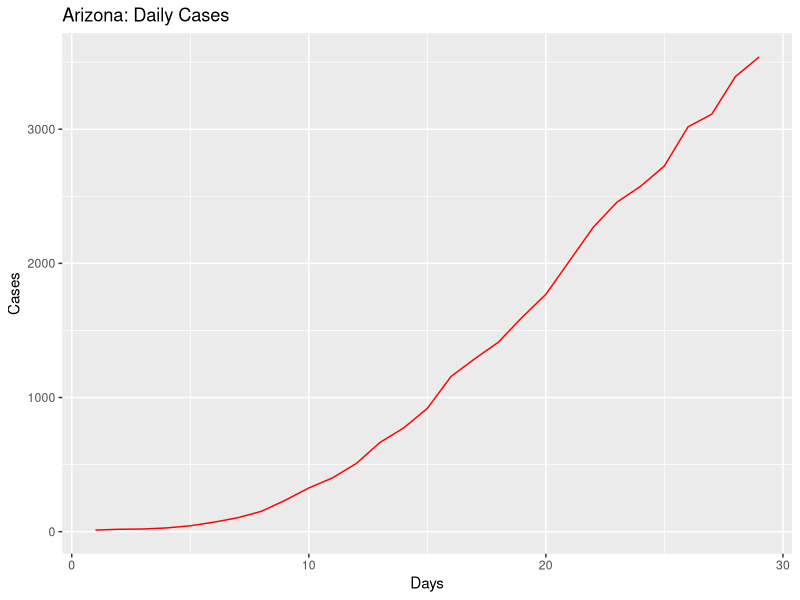
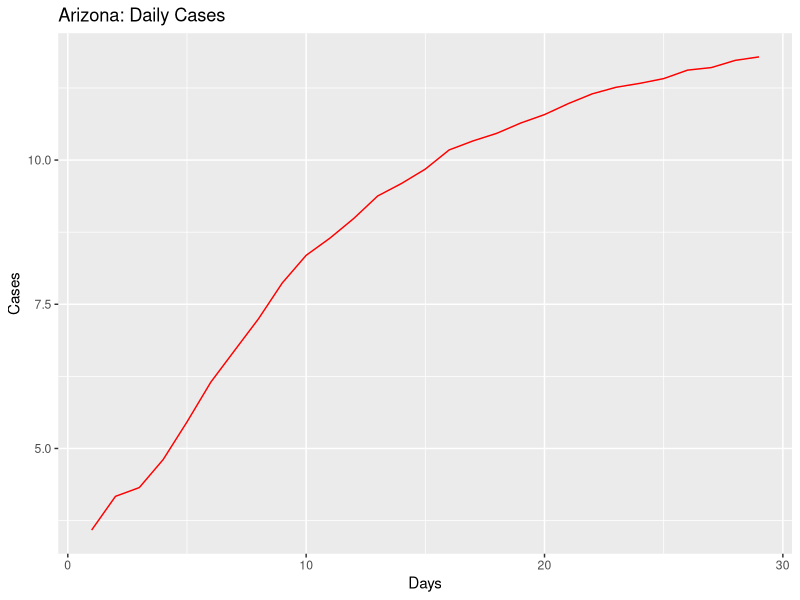
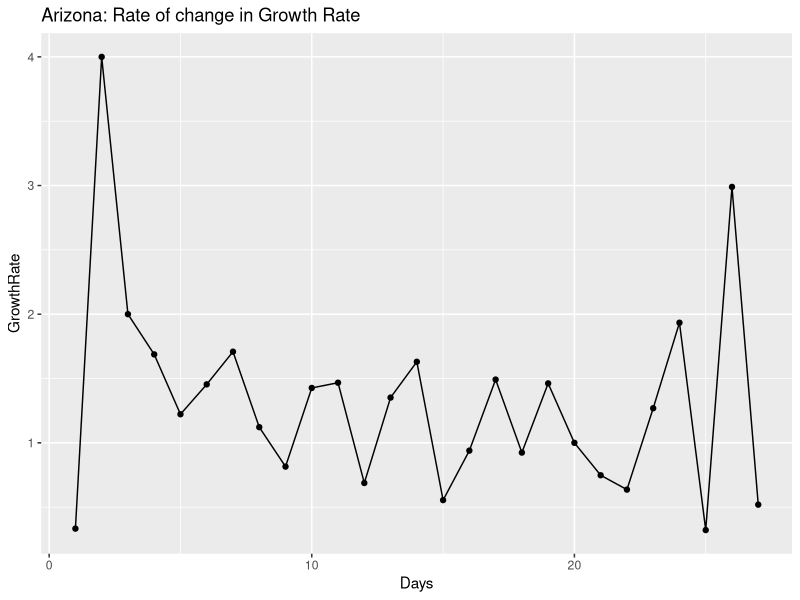
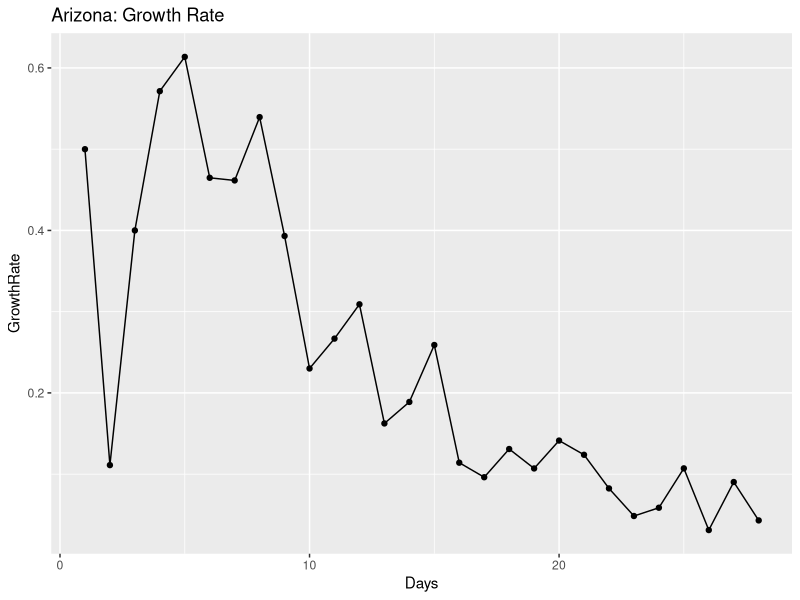
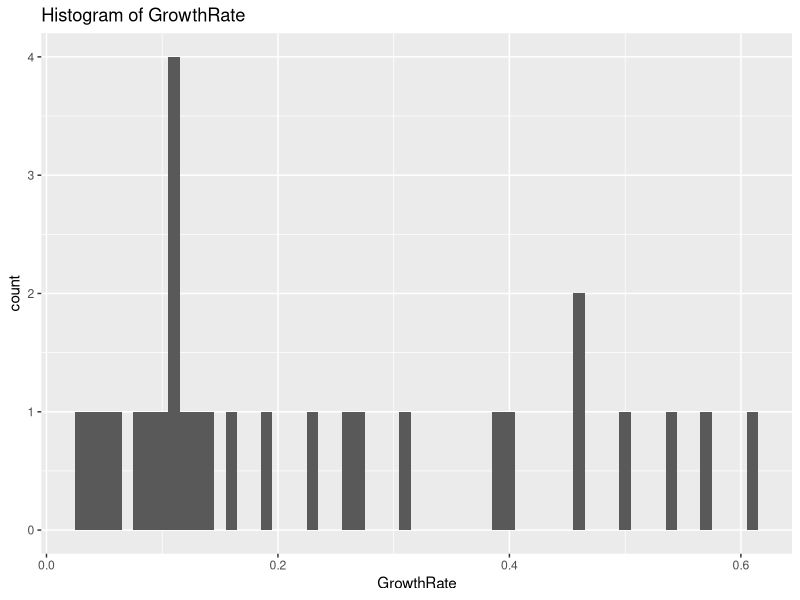
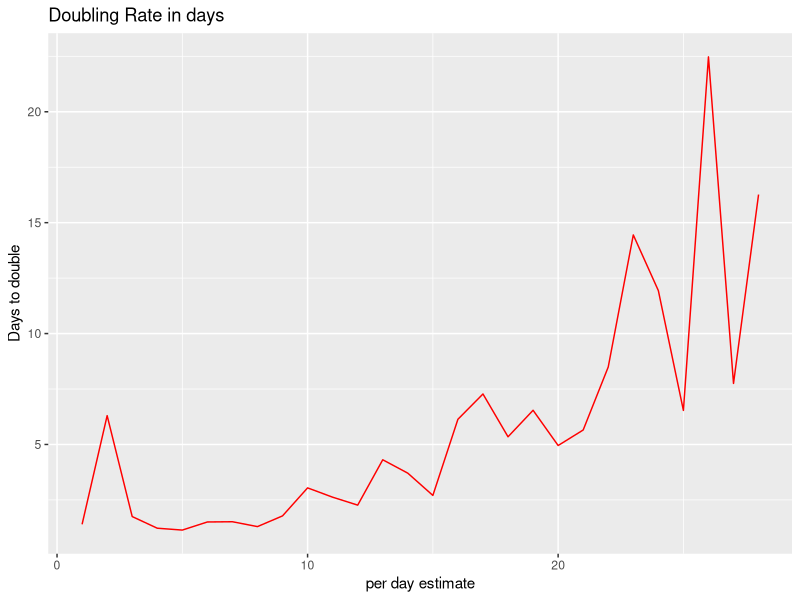
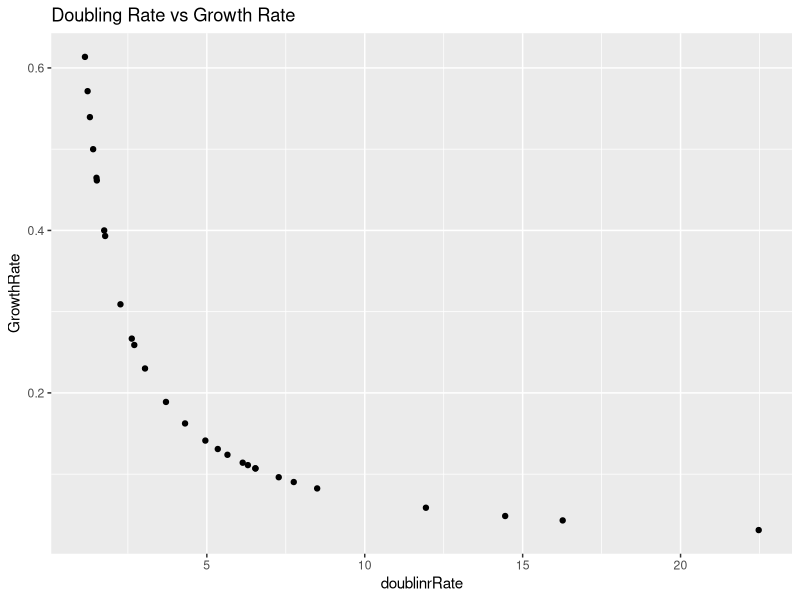
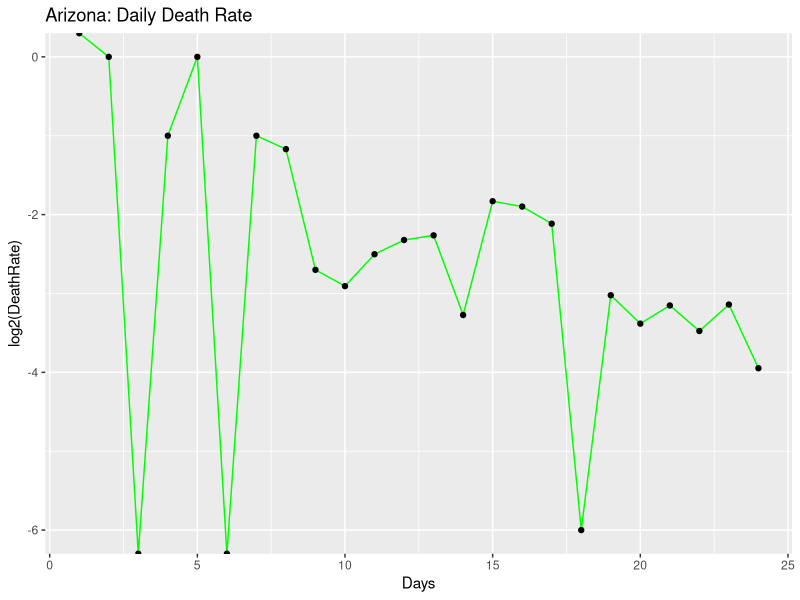

These charts were generated, in order, by the following R code:
## ---- chunk 1
knitr::opts_chunk$set(echo = TRUE)
## ---- chunk 2
library(ggplot2)
library(gridExtra)
library(dplyr)

coronaGrowth <- function(absoluteNumbers){
  growthfactor <- NULL
  absgrowth <- NULL
  for(i in 1:length(absoluteNumbers))
  {
    #print((absoluteNumbers[i]-absoluteNumbers[i+1]/absoluteNumbers[i+1])/absoluteNumbers[i+1])
    growthfactor[i] <- ((absoluteNumbers[i]-absoluteNumbers[i+1]))/(absoluteNumbers[i+1]-absoluteNumbers[i+2])  
    #growthfactor[i] <- ((absoluteNumbers[i]-absoluteNumbers[i+1]))/(absolutenumbers[i])
  }
  
  return (rev(growthfactor))
}

DailyGrowthRate <- function(absoluteNumbers)
{
  growthfactor <- NULL
  absgrowth <- NULL
  for(i in 1:length(absoluteNumbers))
  {
    #print((absoluteNumbers[i]-absoluteNumbers[i+1]/absoluteNumbers[i+1])/absoluteNumbers[i+1])
    growthfactor[i] <- ((absoluteNumbers[i]/absoluteNumbers[i+1]))-1 
    #growthfactor[i] <- ((absoluteNumbers[i]-absoluteNumbers[i+1]))/(absolutenumbers[i])
  }
  
  return (rev(growthfactor))  
}

DoublingRate <- function(absoluteNumbers)
{
  doublingrRate <- NULL
  cumsum <- NULL
  for(i in 1:length(absoluteNumbers))
  {
    
    doublingrRate[i] <- (70/(absoluteNumbers[i]*100))
    
  }
  return ((doublingrRate))  
}

#Calculate the mean and median growth rate:
MeanMediangrowthrate <- function(dataTrend1)
{
  MeanGRTrend <- NULL
  MedianGRTrend <- NULL
  
  for(i in 1:length(dataTrend1$GrowthRate))
  {
    MedianGRTrend[i] <- median(dataTrend1[1:i,"GrowthRate"])
    MeanGRTrend[i] <- mean(dataTrend1[1:i,"GrowthRate"])
  }
  
  dataTrend1$MedianGRT = MedianGRTrend
  dataTrend1$MeanGRT = MeanGRTrend
  
  return(dataTrend1)

}

#Calculate ratio of newdeaths/newcases
newDeathstonewCases <- function(absolutenumbers,totaldeaths)
{
  newCases <- NULL
  newDeaths <- NULL
  for(i in 1:length(absolutenumbers))
  {
    if(i == length(absolutenumbers))
    {
      print("reached the end")
    }else{
     newDeaths[i] = (totaldeaths[i]-totaldeaths[i+1])
     newCases[i] = (absolutenumbers[i]-absolutenumbers[i+1]) 
    }
  }
  

  days <- seq(2:length(absolutenumbers))
 return(data.frame( newDeaths = rev(newDeaths),newCases = rev(newCases),Days = days))
 
}

#Calculate ratio of deaths to totalCases
totalDeathstoCases <- function(absolutenumbers,totaldeaths)
{
  ratio <- NULL
  for(i in 1:length(absolutenumbers))
  {

     ratio[i] = (totaldeaths[i])/(absolutenumbers[i]) 
  }
  
  return(rev(ratio))
}
## ---- chunk 3
#Arizona

absolutenumbers <- c(3539,3393,3112,3018,2726,2575,2456,2269,2019,1769,1598,1413,1289,1157,919,773,665,508,401,326,234,152,104,71,44,28,20,18,12)

totaldeaths <- c(115,108,97,89,80,73,65,64,52,41,32,29,24,20,17,15,13,9,6,6,3,2,2,1,0,0,0,0,0)

#America
#absolutenumbers <- c(101.7*1000,83.8*1000,65.8*1000,53.7*1000,43.8*1000,33.3*1000,25*1000,19*1000,13.7*1000,7.8*1000,6.4*1000,4.6*1000,3.5*1000,2.7*1000)
## ---- chunk 4
growthrate <- na.exclude(coronaGrowth(absolutenumbers))
days <- seq(1:length(growthrate))
dataTrend <- data.frame(GrowthRate = growthrate,Days = days)
print(dataTrend)
p1 <- ggplot(data=dataTrend, aes(x=Days, y=GrowthRate, group=1)) +ggtitle("Arizona: Rate of change in Growth Rate")+
  geom_line()+
  geom_point()

print(dataTrend)
#print(dataTrend1)




growthrate1 <- na.exclude(DailyGrowthRate(absolutenumbers))
doublingrate1 <- na.exclude(DoublingRate(growthrate1))
days1 <- seq(1:length(growthrate1))
dataTrend1 <- data.frame(GrowthRate = growthrate1,Days = days1,doublinrRate = doublingrate1)
print(dataTrend1)
multiplier <- tail(dataTrend1, n = 1)
pred_val <- (head(absolutenumbers, n = 1)*multiplier[,"GrowthRate"])+head(absolutenumbers, n = 1)

p2 <- ggplot(data=dataTrend1, aes(x=Days, y=GrowthRate, group=1)) +ggtitle("Arizona: Growth Rate")+
  geom_line()+
  geom_point()

days <- seq(1:length(absolutenumbers))
growthrate <- append(growthrate, c(1,1),after = 0)
dataOriginal <- data.frame(Cases = rev(absolutenumbers), Days = days)
p3<- ggplot() +geom_line(data=dataOriginal, aes(x=Days, y=Cases,),color = "Red")+labs(title="Arizona: Daily Cases", y="Cases", x="Days")

p3_log<- ggplot() +geom_line(data=dataOriginal, aes(x=Days, y=log2(Cases)),color = "Red")+labs(title="Arizona: Daily Cases", y="Cases", x="Days")+
  #geom_line(data=dataOriginal, aes(x=Days+1, y=Prediction),color = "Blue")
  geom_point()



# Analyze growth rate to get interval of values
summary(dataTrend1$GrowthRate)
dataTrend1%>%select("GrowthRate")%>%summarise(meanGR = mean(GrowthRate), medianGR = median(GrowthRate), sdGR = sd(GrowthRate))
p4 <- ggplot(data = dataTrend1, aes(x = GrowthRate))+ggtitle("Histogram of GrowthRate")+geom_histogram(binwidth = 0.01)


#Analyze the doubling rate
p5<- ggplot() +geom_line(data=dataTrend1, aes(x=Days, y=doublinrRate),color = "Red")+labs(title="Doubling Rate in days", y="Days to double", x ="per day estimate")+
  #geom_line(data=dataOriginal, aes(x=Days+1, y=Prediction),color = "Blue")
  geom_point()

#Scatter plor of Growthrate versus Doubling Rate
p6 <- ggplot()+geom_point(data = dataTrend1, aes(x = doublinrRate, y = GrowthRate))+labs(title = "Doubling Rate vs Growth Rate")

dataTrend1 <- MeanMediangrowthrate(dataTrend1 = dataTrend1)

#Median growth rate trend 
#Median growth rate trend 
p7 <- ggplot()+geom_line(data = dataTrend1, aes(x = Days, y = MedianGRT),color = "Blue")+labs(title = "Arizona Median(BLUE)VsMean(RED) Growth Rate")+geom_line(data=dataTrend1, aes(x=Days , y=MeanGRT),color = "Red")


deathrate1 <- na.exclude(DailyGrowthRate(totaldeaths))
doublingdeathrate1 <- na.exclude(DoublingRate(deathrate1))
days1 <- seq(1:length(deathrate1))
dataDeathTrend1 <- data.frame(DeathRate = deathrate1,Days = days1,doublinrRate = doublingdeathrate1)
#print(dataDeathTrend1)
#multiplier <- tail(totaldeaths, n = 1)
#pred_val <- (head(dataDeathTrend1, n = 1)*multiplier[,"DeathRate"])+head(dataDeathTrend1, n = 1)

p8 <- ggplot(data=dataDeathTrend1, aes(x=Days, y=log2(DeathRate), group=1)) +ggtitle("Arizona: Daily Death Rate")+
  geom_line(color = "Green")+
  geom_point()


rationewdeathtocases <- newDeathstonewCases(absolutenumbers,totaldeaths)

p9 <- ggplot(data=rationewdeathtocases, aes(x=Days, y=log2(newCases), group=1)) +ggtitle("Arizona:newCases(Orange)")+
  geom_line(color = "Orange")+geom_point()

totaldeathstocases <- totalDeathstoCases(absolutenumbers,totaldeaths)
days <- seq(1:length(absolutenumbers))
datatotaldeathstocasesTrend <- data.frame(ratio = totaldeathstocases,Days = days)
#Scatter plot of totalcases to totaldeaths
p10 <- ggplot(data=datatotaldeathstocasesTrend, aes(x=Days, y=ratio, group=1)) +ggtitle("Arizona: TotalDeaths/TotalCases")+
  geom_line(color = "Yellow")+
  geom_point()

#Confidence Interval for mean population GrowthRate:
meanGR = mean(dataTrend1$GrowthRate)
sdGR = sd(dataTrend1$GrowthRate)

uppperlimitGR= meanGR+sdGR
lowerlimitGR = meanGR-sdGR

#Predictions based on: Current Growth Rate, MeanGrowth Rate, Upper GrowthRate, Lower GrowthRate
pred_val_Current <- (head(absolutenumbers, n = 1)*multiplier[,"GrowthRate"])+head(absolutenumbers, n = 1)
pred_val_MeanGR <- (head(absolutenumbers, n = 1)*meanGR)+head(absolutenumbers, n = 1)
pred_val_upperGR <- (head(absolutenumbers, n = 1)*uppperlimitGR)+head(absolutenumbers, n = 1)
pred_val_lowerGR <- (head(absolutenumbers, n = 1)*lowerlimitGR)+head(absolutenumbers, n = 1)

print("Current GR:")
print(multiplier[,"GrowthRate"])
print(pred_val_Current)

print("Mean GR:")
print(meanGR)
print(pred_val_MeanGR)

print("Upperlimit GR:")
print(uppperlimitGR)
print(pred_val_upperGR)

print("Lowerlimit GR:")
print(lowerlimitGR)
print(pred_val_lowerGR)

#Doubling rate:-
DRCurrent <- round(70/(meanGR*100),digits = 0)
DRMedian <- round(70/(median(dataTrend1$GrowthRate)*100),digits = 0)
latestDRCurrent <- round(tail(dataTrend1$doublinrRate,n=1),digits = 0)

## ---- chunk 5
#grid.arrange(p3,p3_log,p1,p2,p4,p5,p6,nrow = 4, ncol = 2)
print(p3)
print(p3_log)
print(p1)
print(p2)
print(p4)
print(p5)
print(p6)
print(p8)
print(p9)
print(p10)
print(p7)
## ---- chunk 6
library(ggplot2)
library(gridExtra)
library(dplyr)

coronaGrowth <- function(absoluteNumbers){
  growthfactor <- NULL
  absgrowth <- NULL
  for(i in 1:length(absoluteNumbers))
  {
    #print((absoluteNumbers[i]-absoluteNumbers[i+1]/absoluteNumbers[i+1])/absoluteNumbers[i+1])
    growthfactor[i] <- ((absoluteNumbers[i]-absoluteNumbers[i+1]))/(absoluteNumbers[i+1]-absoluteNumbers[i+2])  
    #growthfactor[i] <- ((absoluteNumbers[i]-absoluteNumbers[i+1]))/(absolutenumbers[i])
  }
  
  return (rev(growthfactor))
}

DailyGrowthRate <- function(absoluteNumbers)
{
  growthfactor <- NULL
  absgrowth <- NULL
  for(i in 1:length(absoluteNumbers))
  {
    #print((absoluteNumbers[i]-absoluteNumbers[i+1]/absoluteNumbers[i+1])/absoluteNumbers[i+1])
    growthfactor[i] <- ((absoluteNumbers[i]/absoluteNumbers[i+1]))-1 
    #growthfactor[i] <- ((absoluteNumbers[i]-absoluteNumbers[i+1]))/(absolutenumbers[i])
  }
  
  return (rev(growthfactor))  
}

DoublingRate <- function(absoluteNumbers)
{
  doublingrRate <- NULL
  cumsum <- NULL
  for(i in 1:length(absoluteNumbers))
  {
    
    doublingrRate[i] <- (70/(absoluteNumbers[i]*100))
    
  }
  return ((doublingrRate))  
}

#Calculate the mean and median growth rate:
MeanMediangrowthrate <- function(dataTrend1)
{
  MeanGRTrend <- NULL
  MedianGRTrend <- NULL
  
  for(i in 1:length(dataTrend1$GrowthRate))
  {
    MedianGRTrend[i] <- median(dataTrend1[1:i,"GrowthRate"])
    MeanGRTrend[i] <- mean(dataTrend1[1:i,"GrowthRate"])
  }
  
  dataTrend1$MedianGRT = MedianGRTrend
  dataTrend1$MeanGRT = MeanGRTrend
  
  return(dataTrend1)

}

# #Calculate ratio of newdeaths/newcases
# newDeathstonewCases <- function(absolutenumbers,totaldeaths)
# {
#   ratio <- NULL
#   for(i in 1:length(absolutenumbers))
#   {
#     if(i == length(absolutenumbers))
#     {
#       print("reached the end")
#     }else{
#      ratio[i] = (totaldeaths[i]-totaldeaths[i+1])/(absolutenumbers[i]-absolutenumbers[i+1]) 
#     }
#   }
#   
#   return(rev(ratio))
# }

#Calculate ratio of newdeaths/newcases
newDeathstonewCases <- function(absolutenumbers,totaldeaths)
{
  newCases <- NULL
  newDeaths <- NULL
  for(i in 1:length(absolutenumbers))
  {
    if(i == length(absolutenumbers))
    {
      print("reached the end")
    }else{
     newDeaths[i] = (totaldeaths[i]-totaldeaths[i+1])
     newCases[i] = (absolutenumbers[i]-absolutenumbers[i+1]) 
    }
  }
  

  days <- seq(2:length(absolutenumbers))
 return(data.frame( newDeaths = rev(newDeaths),newCases = rev(newCases),Days = days))
 
}

#Calculate ratio of deaths to totalCases
totalDeathstoCases <- function(absolutenumbers,totaldeaths)
{
  ratio <- NULL
  for(i in 1:length(absolutenumbers))
  {

     ratio[i] = (totaldeaths[i])/(absolutenumbers[i]) 
  }
  
  return(rev(ratio))
}

## ---- chunk 7
#Arizona
#absolutenumbers <- c(773,665,508,401,326,234,152,104,71,44,28,20,18,12)

#America

absolutenumbers <- c(545.934*1000,521.623*1000,489.646*1000,454.615*1000,418.451*1000,386.571*1000,355.834*1000,327.871*1000,300.432*1000,265.506*1000,235.281*1000,205.035*1000,176.518*1000,145.369*1000,133.094*1000,123.578*1000,101.7*1000,83.8*1000,65.8*1000,53.7*1000,43.8*1000,33.3*1000,25*1000,19*1000,13.7*1000,7.8*1000,6.4*1000,4.6*1000,3.5*1000,2.7*1000)

totaldeaths <- c(21474,20057,18325,16691,14791,12851,10880,9622,8457,7127,6081,5107,4057,3143,2585,2222,1697,1296,1028,781,556,414,301,255,206,150,110,87,69,57,48,41,38,30,26,22,19,15,12,11,9,6,1,1)




## ---- chunk 8
growthrate <- na.exclude(coronaGrowth(absolutenumbers))
days <- seq(1:length(growthrate))
dataTrend <- data.frame(GrowthRate = growthrate,Days = days)
print(dataTrend)
p1 <- ggplot(data=dataTrend, aes(x=Days, y=GrowthRate, group=1)) +ggtitle("US: Rate of change in Growth Rate")+
  geom_line()+
  geom_point()

print(dataTrend)
#print(dataTrend1)




growthrate1 <- na.exclude(DailyGrowthRate(absolutenumbers))
doublingrate1 <- na.exclude(DoublingRate(growthrate1))
days1 <- seq(1:length(growthrate1))
dataTrend1 <- data.frame(GrowthRate = growthrate1,Days = days1,doublinrRate = doublingrate1)
print(dataTrend1)
multiplier <- tail(dataTrend1, n = 1)
pred_val <- (head(absolutenumbers, n = 1)*multiplier[,"GrowthRate"])+head(absolutenumbers, n = 1)

p2 <- ggplot(data=dataTrend1, aes(x=Days, y=GrowthRate, group=1)) +ggtitle("US: Growth Rate")+
  geom_line()+
  geom_point()

days <- seq(1:length(absolutenumbers))
growthrate <- append(growthrate, c(1,1),after = 0)
dataOriginal <- data.frame(Cases = rev(absolutenumbers), Days = days)
p3<- ggplot() +geom_line(data=dataOriginal, aes(x=Days, y=Cases,),color = "Red")+labs(title="US: Daily Cases", y="Cases", x="Days")

p3_log<- ggplot() +geom_line(data=dataOriginal, aes(x=Days, y=log2(Cases)),color = "Red")+labs(title="US: Daily Cases", y="Cases", x="Days")+
  #geom_line(data=dataOriginal, aes(x=Days+1, y=Prediction),color = "Blue")
  geom_point()



# Analyze growth rate to get interval of values
summary(dataTrend1$GrowthRate)
dataTrend1%>%select("GrowthRate")%>%summarise(meanGR = mean(GrowthRate), medianGR = median(GrowthRate), sdGR = sd(GrowthRate))
p4 <- ggplot(data = dataTrend1, aes(x = GrowthRate))+ggtitle("Histogram of GrowthRate")+geom_histogram(binwidth = 0.01)


#Analyze the doubling rate
p5<- ggplot() +geom_line(data=dataTrend1, aes(x=Days, y=doublinrRate),color = "Red")+labs(title="Doubling Rate in days", y="Days to double", x ="per day estimate")+
  #geom_line(data=dataOriginal, aes(x=Days+1, y=Prediction),color = "Blue")
  geom_point()

#Scatter plor of Growthrate versus Doubling Rate
p6 <- ggplot()+geom_point(data = dataTrend1, aes(x = doublinrRate, y = GrowthRate))+labs(title = "Doubling Rate vs Growth Rate")

dataTrend1 <- MeanMediangrowthrate(dataTrend1 = dataTrend1)


#Median growth rate trend 
#Median growth rate trend 
p7 <- ggplot()+geom_line(data = dataTrend1, aes(x = Days, y = MedianGRT),color = "Blue")+labs(title = "US Median(BLUE)VsMean(RED) Growth Rate")+geom_line(data=dataTrend1, aes(x=Days , y=MeanGRT),color = "Red")

deathrate1 <- na.exclude(DailyGrowthRate(totaldeaths))
doublingdeathrate1 <- na.exclude(DoublingRate(deathrate1))
days1 <- seq(1:length(deathrate1))
dataDeathTrend1 <- data.frame(DeathRate = deathrate1,Days = days1,doublinrRate = doublingdeathrate1)
#print(dataDeathTrend1)
#multiplier <- tail(totaldeaths, n = 1)
#pred_val <- (head(dataDeathTrend1, n = 1)*multiplier[,"DeathRate"])+head(dataDeathTrend1, n = 1)

p8 <- ggplot(data=dataDeathTrend1, aes(x=Days, y=log2(DeathRate), group=1)) +ggtitle("US: Daily Death Rate")+
  geom_line(color = "Green")+
  geom_point()

rationewdeathtocases <- newDeathstonewCases(absolutenumbers,totaldeaths)

p9 <- ggplot(data=rationewdeathtocases, aes(x=Days, y=log2(newCases), group=1)) +ggtitle("US:newCases(Orange)")+
  geom_line(color = "Orange")+geom_point()
totaldeathstocases <- totalDeathstoCases(absolutenumbers,totaldeaths)
days <- seq(1:length(absolutenumbers))
datatotaldeathstocasesTrend <- data.frame(ratio = totaldeathstocases,Days = days)
#Scatter plot of totalcases to totaldeaths
p10 <- ggplot(data=datatotaldeathstocasesTrend, aes(x=Days, y=ratio, group=1)) +ggtitle("US: TotalDeaths/TotalCases")+
  geom_line(color = "Yellow")+
  geom_point()
#Confidence Interval for mean population GrowthRate:
meanGR = mean(dataTrend1$GrowthRate)
sdGR = sd(dataTrend1$GrowthRate)

uppperlimitGR= meanGR+sdGR
lowerlimitGR = meanGR-sdGR

#Predictions based on: Current Growth Rate, MeanGrowth Rate, Upper GrowthRate, Lower GrowthRate
pred_val_Current <- (head(absolutenumbers, n = 1)*multiplier[,"GrowthRate"])+head(absolutenumbers, n = 1)
pred_val_MeanGR <- (head(absolutenumbers, n = 1)*meanGR)+head(absolutenumbers, n = 1)
pred_val_upperGR <- (head(absolutenumbers, n = 1)*uppperlimitGR)+head(absolutenumbers, n = 1)
pred_val_lowerGR <- (head(absolutenumbers, n = 1)*lowerlimitGR)+head(absolutenumbers, n = 1)

print("Current GR:")
print(multiplier[,"GrowthRate"])
print(pred_val_Current)

print("Mean GR:")
print(meanGR)
print(pred_val_MeanGR)

print("Upperlimit GR:")
print(uppperlimitGR)
print(pred_val_upperGR)

print("Lowerlimit GR:")
print(lowerlimitGR)
print(pred_val_lowerGR)

#Doubling rate:-
DRCurrent <- round(70/(meanGR*100),digits = 0)
DRMedian <- round(70/(median(dataTrend1$GrowthRate)*100),digits = 0)
latestDRCurrent <- round(tail(dataTrend1$doublinrRate,n=1),digits = 0)

## ---- chunk 9
#grid.arrange(p3,p3_log,p1,p2,p4,p5,p6,nrow = 4, ncol = 2)
print(p3)
print(p3_log)
print(p1)
print(p2)
print(p4)
print(p5)
print(p6)
print(p8)
print(p9)
print(p10)
print(p7)
## ---- chunk 10
library(ggplot2)
library(gridExtra)
library(dplyr)

coronaGrowth <- function(absoluteNumbers){
  growthfactor <- NULL
  absgrowth <- NULL
  for(i in 1:length(absoluteNumbers))
  {
    #print((absoluteNumbers[i]-absoluteNumbers[i+1]/absoluteNumbers[i+1])/absoluteNumbers[i+1])
    growthfactor[i] <- ((absoluteNumbers[i]-absoluteNumbers[i+1]))/(absoluteNumbers[i+1]-absoluteNumbers[i+2])  
    #growthfactor[i] <- ((absoluteNumbers[i]-absoluteNumbers[i+1]))/(absolutenumbers[i])
  }
  
  return (rev(growthfactor))
}

DailyGrowthRate <- function(absoluteNumbers)
{
  growthfactor <- NULL
  absgrowth <- NULL
  for(i in 1:length(absoluteNumbers))
  {
    #print((absoluteNumbers[i]-absoluteNumbers[i+1]/absoluteNumbers[i+1])/absoluteNumbers[i+1])
    growthfactor[i] <- ((absoluteNumbers[i]/absoluteNumbers[i+1]))-1 
    #growthfactor[i] <- ((absoluteNumbers[i]-absoluteNumbers[i+1]))/(absolutenumbers[i])
  }
  
  return (rev(growthfactor))  
}

DoublingRate <- function(absoluteNumbers)
{
  doublingrRate <- NULL
  cumsum <- NULL
  for(i in 1:length(absoluteNumbers))
  {
    
    doublingrRate[i] <- (70/(absoluteNumbers[i]*100))
    
  }
  return ((doublingrRate))  
}

#Calculate the mean and median growth rate:
MeanMediangrowthrate <- function(dataTrend1)
{
  MeanGRTrend <- NULL
  MedianGRTrend <- NULL
  
  for(i in 1:length(dataTrend1$GrowthRate))
  {
    MedianGRTrend[i] <- median(dataTrend1[1:i,"GrowthRate"])
    MeanGRTrend[i] <- mean(dataTrend1[1:i,"GrowthRate"])
  }
  
  dataTrend1$MedianGRT = MedianGRTrend
  dataTrend1$MeanGRT = MeanGRTrend
  
  return(dataTrend1)

}

#Calculate ratio of newdeaths/newcases
# newDeathstonewCases <- function(absolutenumbers,totaldeaths)
# {
#   ratio <- NULL
#   for(i in 1:length(absolutenumbers))
#   {
#     if(i == length(absolutenumbers))
#     {
#       print("reached the end")
#     }else{
#      ratio[i] = (totaldeaths[i]-totaldeaths[i+1])/(absolutenumbers[i]-absolutenumbers[i+1]) 
#     }
#   }
#   
#   return(rev(ratio))
# }

#Calculate ratio of newdeaths/newcases
newDeathstonewCases <- function(absolutenumbers,totaldeaths)
{
  newCases <- NULL
  newDeaths <- NULL
  for(i in 1:length(absolutenumbers))
  {
    if(i == length(absolutenumbers))
    {
      print("reached the end")
    }else{
     newDeaths[i] = (totaldeaths[i]-totaldeaths[i+1])
     newCases[i] = (absolutenumbers[i]-absolutenumbers[i+1]) 
    }
  }
  

  days <- seq(2:length(absolutenumbers))
 return(data.frame( newDeaths = rev(newDeaths),newCases = rev(newCases),Days = days))
 
}

#Calculate ratio of deaths to totalCases
totalDeathstoCases <- function(absolutenumbers,totaldeaths)
{
  ratio <- NULL
  for(i in 1:length(absolutenumbers))
  {

     ratio[i] = (totaldeaths[i])/(absolutenumbers[i]) 
  }
  
  return(rev(ratio))
}
## ---- chunk 11
#Arizona
#absolutenumbers <- c(773,665,508,401,326,234,152,104,71,44,28,20,18,12)

#America
absolutenumbers <- c(9166,8339,7598,6653,5749,5311,4778,3588,3082,2567,2341,1637,1397,1251,1071,1024,987,887,727,657,536,499,396,332,249,194,169,143,129,114,100,82,74,62,62,47,40,34,31,30,29,7,6,3,3,3,3,3,3,3,3,3,3,3,3,3,3,3)

totaldeaths <- c(325,288,246,227,178,160,136,118,99,86,72,58,35,27,24,20,20,12,10,10,7,5,5,4,3,3,2,2,2,2,1,0,0,0,0,0,0,0,0,0,0,0,0,0,0,0,0,0,0,0,0,0,0,0,0,0,0,0)
## ---- chunk 12
growthrate <- na.exclude(coronaGrowth(absolutenumbers))
days <- seq(1:length(growthrate))
dataTrend <- data.frame(GrowthRate = growthrate,Days = days)
print(dataTrend)
p1 <- ggplot(data=dataTrend, aes(x=Days, y=GrowthRate, group=1)) +ggtitle("US: Rate of change in Growth Rate")+
  geom_line()+
  geom_point()

print(dataTrend)
#print(dataTrend1)




growthrate1 <- na.exclude(DailyGrowthRate(absolutenumbers))
doublingrate1 <- na.exclude(DoublingRate(growthrate1))
days1 <- seq(1:length(growthrate1))
dataTrend1 <- data.frame(GrowthRate = growthrate1,Days = days1,doublinrRate = doublingrate1)
print(dataTrend1)
multiplier <- tail(dataTrend1, n = 1)
pred_val <- (head(absolutenumbers, n = 1)*multiplier[,"GrowthRate"])+head(absolutenumbers, n = 1)

p2 <- ggplot(data=dataTrend1, aes(x=Days, y=GrowthRate, group=1)) +ggtitle("India: Growth Rate")+
  geom_line()+
  geom_point()

days <- seq(1:length(absolutenumbers))
growthrate <- append(growthrate, c(1,1),after = 0)
dataOriginal <- data.frame(Cases = rev(absolutenumbers), Days = days)
p3<- ggplot() +geom_line(data=dataOriginal, aes(x=Days, y=Cases,),color = "Red")+labs(title="India: Daily Cases", y="Cases", x="Days")

p3_log<- ggplot() +geom_line(data=dataOriginal, aes(x=Days, y=log2(Cases)),color = "Red")+labs(title="India: Daily Cases", y="Cases", x="Days")+
  #geom_line(data=dataOriginal, aes(x=Days+1, y=Prediction),color = "Blue")
  geom_point()



# Analyze growth rate to get interval of values
summary(dataTrend1$GrowthRate)
dataTrend1%>%select("GrowthRate")%>%summarise(meanGR = mean(GrowthRate), medianGR = median(GrowthRate), sdGR = sd(GrowthRate))
p4 <- ggplot(data = dataTrend1, aes(x = GrowthRate))+ggtitle("Histogram of GrowthRate")+geom_histogram(binwidth = 0.01)


#Analyze the doubling rate
p5<- ggplot() +geom_line(data=dataTrend1, aes(x=Days, y=doublinrRate),color = "Red")+labs(title="Doubling Rate in days", y="Days to double", x ="per day estimate")+
  #geom_line(data=dataOriginal, aes(x=Days+1, y=Prediction),color = "Blue")
  geom_point()

#Scatter plor of Growthrate versus Doubling Rate
p6 <- ggplot()+geom_point(data = dataTrend1, aes(x = doublinrRate, y = GrowthRate))+labs(title = "Doubling Rate vs Growth Rate")

dataTrend1 <- MeanMediangrowthrate(dataTrend1 = dataTrend1)


#Median growth rate trend 
p7 <- ggplot()+geom_line(data = dataTrend1, aes(x = Days, y = MedianGRT),color = "Blue")+labs(title = "India Median(BLUE)VsMean(RED) Growth Rate")+geom_line(data=dataTrend1, aes(x=Days , y=MeanGRT),color = "Red")

deathrate1 <- na.exclude(DailyGrowthRate(totaldeaths))
doublingdeathrate1 <- na.exclude(DoublingRate(deathrate1))
days1 <- seq(1:length(deathrate1))
dataDeathTrend1 <- data.frame(DeathRate = deathrate1,Days = days1,doublinrRate = doublingdeathrate1)
#print(dataDeathTrend1)
#multiplier <- tail(totaldeaths, n = 1)
#pred_val <- (head(dataDeathTrend1, n = 1)*multiplier[,"DeathRate"])+head(dataDeathTrend1, n = 1)

p8 <- ggplot(data=dataDeathTrend1, aes(x=Days, y=log2(DeathRate), group=1)) +ggtitle("India: Daily Death Rate")+
  geom_line(color = "Green")+
  geom_point()

rationewdeathtocases <- newDeathstonewCases(absolutenumbers,totaldeaths)

p9 <- ggplot(data=rationewdeathtocases, aes(x=Days, y=log2(newCases), group=1)) +ggtitle("India:newCases(Orange)")+
  geom_line(color = "Orange")+geom_point()

totaldeathstocases <- totalDeathstoCases(absolutenumbers,totaldeaths)
days <- seq(1:length(absolutenumbers))
datatotaldeathstocasesTrend <- data.frame(ratio = totaldeathstocases,Days = days)
#Scatter plot of totalcases to totaldeaths
p10 <- ggplot(data=datatotaldeathstocasesTrend, aes(x=Days, y=ratio, group=1)) +ggtitle("India: TotalDeaths/TotalCases")+
  geom_line(color = "Yellow")+
  geom_point()

#Confidence Interval for mean population GrowthRate:
meanGR = mean(dataTrend1$GrowthRate)
sdGR = sd(dataTrend1$GrowthRate)

uppperlimitGR= meanGR+sdGR
lowerlimitGR = meanGR-sdGR

#Predictions based on: Current Growth Rate, MeanGrowth Rate, Upper GrowthRate, Lower GrowthRate
pred_val_Current <- (head(absolutenumbers, n = 1)*multiplier[,"GrowthRate"])+head(absolutenumbers, n = 1)
pred_val_MeanGR <- (head(absolutenumbers, n = 1)*meanGR)+head(absolutenumbers, n = 1)
pred_val_upperGR <- (head(absolutenumbers, n = 1)*uppperlimitGR)+head(absolutenumbers, n = 1)
pred_val_lowerGR <- (head(absolutenumbers, n = 1)*lowerlimitGR)+head(absolutenumbers, n = 1)

print("Current GR:")
print(multiplier[,"GrowthRate"])
print(pred_val_Current)

print("Mean GR:")
print(meanGR)
print(pred_val_MeanGR)

print("Upperlimit GR:")
print(uppperlimitGR)
print(pred_val_upperGR)

print("Lowerlimit GR:")
print(lowerlimitGR)
print(pred_val_lowerGR)

#Doubling rate:-
DRCurrent <- round(70/(meanGR*100),digits = 0)
DRMedian <- round(70/(median(dataTrend1$GrowthRate)*100),digits = 0)
latestDRCurrent <- round(tail(dataTrend1$doublinrRate,n=1),digits = 0)

## ---- chunk 13
#grid.arrange(p3,p3_log,p1,p2,p4,p5,p6,nrow = 4, ncol = 2)
print(p3)
print(p3_log)
print(p1)
print(p2)
print(p4)
print(p5)
print(p6)
print(p8)
print(p9)
print(p10)
print(p7)
